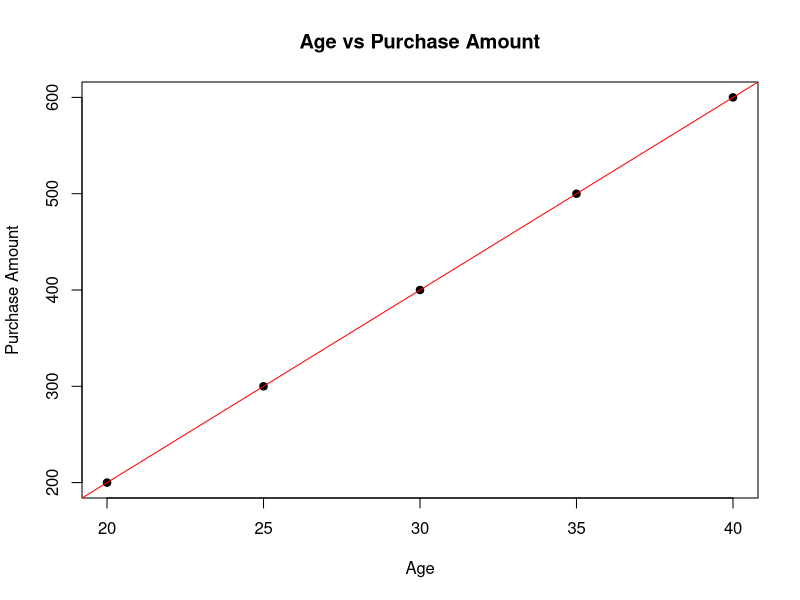

Recreate this plot in R.
# Create small dataset
data <- data.frame(
  Age = c(20, 25, 30, 35, 40),
  Purchase_Amount = c(200, 300, 400, 500, 600)
)

# Linear Regression
model <- lm(Purchase_Amount ~ Age, data = data)

# Show summary
summary(model)

# Simple Graph
plot(
  data$Age,
  data$Purchase_Amount,
  main = "Age vs Purchase Amount",
  xlab = "Age",
  ylab = "Purchase Amount",
  pch = 19
)

abline(model, col = "red")
